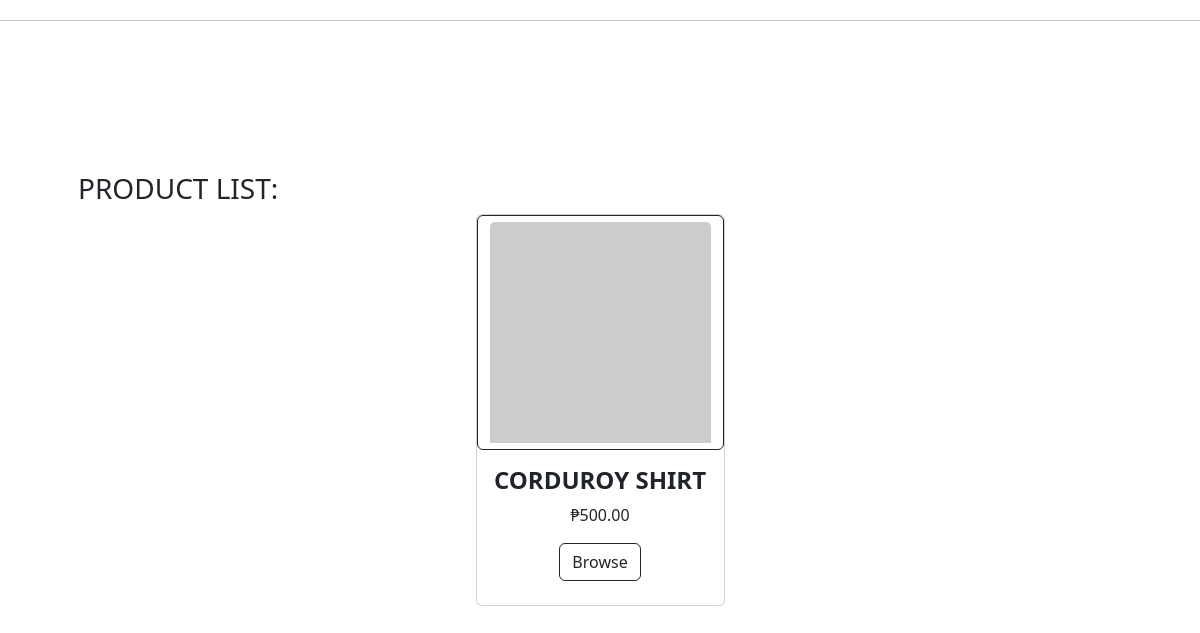
/ (lower part), run on an earlier commit of the app's database.
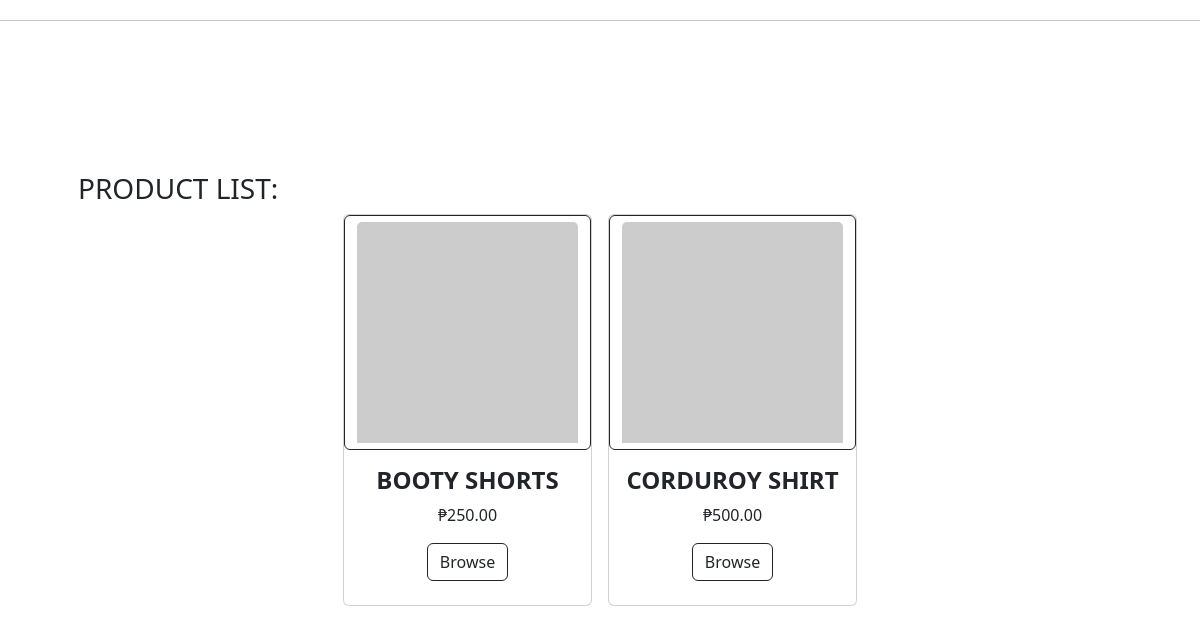
And on a later commit of the database.
### tables this page shows
CREATE TABLE `products` (
  `id` int NOT NULL,
  `category_id` int DEFAULT NULL,
  `name` varchar(255) DEFAULT NULL,
  `description` text,
  `price` int DEFAULT NULL,
  `color` varchar(11) DEFAULT NULL,
  `created_at` varchar(191) DEFAULT NULL,
  `updated_at` varchar(191) DEFAULT NULL,
  `deleted_at` varchar(191) DEFAULT NULL,
  `created_by` int DEFAULT NULL
);

### models/Model.php (called while the page is built, shortened)
<?php
class Model
{
    protected $host = "";
    protected $database = "";
    protected $username = "";
    protected $password = "";
    protected $pdo;
    protected $stmt;
    public function __construct(){
        $dotenv = Dotenv\Dotenv::createImmutable(__DIR__);
        $this->host =  $_ENV['DB_HOST'];
        if($_ENV['APP_ENV'] == 'dev'){
            $this->database =  $_ENV['DEV_DB_DATABASE'];
            $this->username =  $_ENV['DEV_DB_USERNAME'];
            $this->password =  $_ENV['DEV_DB_PASSWORD'];
        }else{
            $this->database =  $_ENV['DB_DATABASE'];
            $this->username =  $_ENV['DB_USERNAME'];
            $this->password =  $_ENV['DB_PASSWORD'];
        }
    }
    public function connect(){
        try {
            $this->pdo = new PDO("mysql:host={$this->host};dbname={$this->database};charset=utf8","{$this->username}","{$this->password}");
            $this->pdo->setAttribute(PDO::ATTR_ERRMODE, PDO::ERRMODE_EXCEPTION);
            $this->pdo->setAttribute(PDO::ATTR_DEFAULT_FETCH_MODE, PDO::FETCH_ASSOC);
        } catch (PDOException $e) {
            echo $e->getMessage();
            throw $e->getMessage();
        }
    }
    public function setQuery($qry){
        $this->qry = $qry;
        $this->stmt = $this->pdo->query($this->qry);
        return $this;
    }
    public function getAll(){
        try {
            return $this->stmt->fetchAll();
        } catch (PDOException $e) {
            return $e->getMessage();
        }
    }
}

### models/Product.php (called while the page is built, shortened)
<?php
Class Product extends Model {
    public static function getRankedProducts(){
        $instance = new self;
        $data = $instance->setQuery("
            WITH RankedProducts AS (
                SELECT
                    P.*,
                    C.id AS categories_id,
                    C.name AS category_name,
                    PC.stock_qty,
                    PC.name AS color_name,
                    PC.image,
                    PC.id AS color_id,
                    ROW_NUMBER() OVER (PARTITION BY C.id ORDER BY P.name) AS rn
                FROM products AS P
                LEFT JOIN categories AS C
                    ON P.category_id = C.id
                LEFT JOIN product_colors AS PC
                    ON P.id = PC.product_id
                WHERE P.deleted_at IS NULL
            )
            SELECT
                RP.*
            FROM RankedProducts AS RP
            WHERE RP.rn = 1
            ORDER BY RP.category_name
        ")->getAll();
        return $data;
    }
}

### includes/display-products.php (the view, shortened to what this page needs)
<?php
    $product = new Product;
    $products = $product->getRankedProducts();
    $initialDisplayCount = 4;
    $productCount = 0;
    foreach ($products as $product) {
        $isHidden = $productCount >= $initialDisplayCount ? 'style="display: none;"' : '';
        echo '<div class="col mb-5 product-item" data-category="' . $product['category_id'] . '" ' . $isHidden . '>';
        addItemInProductList(
            $product['name'],
            $product['price'],
            $product['id'],
            $product['color_name'],
            $product['image'],
            $product['color_id'] ? $product['color_id'] : 0,
            $product['category_id'],
            $product['category_name']
        );
        echo '</div>';
        $productCount++;
    }
    function addItemInProductList($name, $price, $id, $color_name, $image, $color_id, $category_id, $category_name ){
        $img_link = getImageLink($image);
        echo '
        <div class="col mb-5 product-item" data-category="' . $category_id . '">
        <div class="card h-100">
            <a class="btn btn-outline-dark mt-auto" href="./browse-products.php?category_id='.$category_id.'">
                <img class="card-img-top product-item-img" src="'. $img_link .'" alt="Product Image" />
            </a>
            <div class="card-body p-3">
                <div class="text-center">
                    <h4 class="fw-bolder">'. $category_name .'</h4>
                    ₱'. $price .'.00
                </div>
            </div>
            <div class="card-footer p-4 pt-0 border-top-0 bg-transparent">
                <div class="text-center">
                    <a class="btn btn-outline-dark mt-auto" href="./browse-products.php?category_id='.$category_id.'">Browse</a>
                </div>
            </div>
        </div>
    </div>
        ';
    }
?>

What changed in the data, as far as the page shows it:
added products: category_name "BOOTY SHORTS", price "250"
